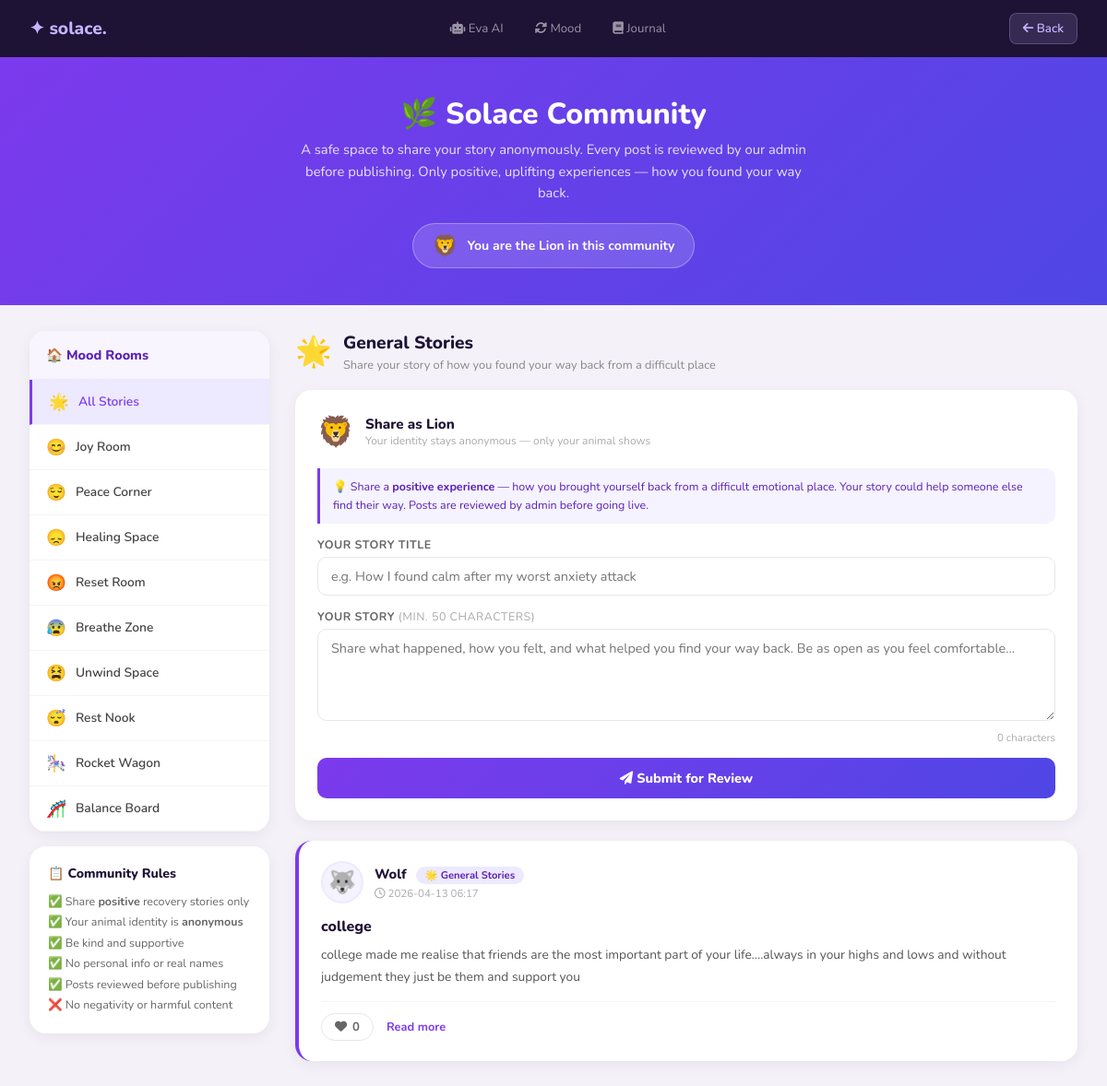
Screenshot of /community (signed in) with the database file from the repository.
### tables this page shows
CREATE TABLE community_posts (
                id           INTEGER PRIMARY KEY AUTOINCREMENT,
                user_id      INTEGER REFERENCES users(id),
                mood_room    TEXT NOT NULL,
                title        TEXT NOT NULL,
                story        TEXT NOT NULL,
                animal_name  TEXT NOT NULL,
                animal_emoji TEXT NOT NULL,
                status       TEXT DEFAULT 'pending',
                likes        INTEGER DEFAULT 0,
                created_at   DATETIME DEFAULT CURRENT_TIMESTAMP
            );

### app.py (the view, shortened to what this page needs)
@app.route("/community")
@login_required
def community() -> Any:
    room = request.args.get("room", "general")
    if room not in MOOD_ROOMS:
        room = "general"
    with get_db() as conn:
        if room == "general":
            posts = conn.execute("""
                SELECT cp.*, u.username FROM community_posts cp
                JOIN users u ON cp.user_id = u.id
                WHERE cp.status = 'approved'
                ORDER BY cp.created_at DESC
            """).fetchall()
        liked_ids = set()
        liked_rows = conn.execute(
            "SELECT post_id FROM community_likes WHERE user_id=?",
            (session["user_id"],)
        ).fetchall()
        liked_ids = {r["post_id"] for r in liked_rows}
    animal_name, animal_emoji = get_user_animal(session["user_id"])
    return render_template(
        "community.html",
        posts=posts,
        rooms=MOOD_ROOMS,
        current_room=room,
        animal_name=animal_name,
        animal_emoji=animal_emoji,
        liked_ids=liked_ids,
        username=session["username"],
    )

### app.py (called while the page is built)
def get_db() -> sqlite3.Connection:
    db_path = os.path.join(os.path.dirname(os.path.abspath(__file__)), "database.db")
    conn = sqlite3.connect(db_path)
    conn.row_factory = sqlite3.Row
    return conn

def login_required(f: Any) -> Any:
    @wraps(f)
    def dec(*args: Any, **kwargs: Any) -> Any:
        if "user_id" not in session:
            return redirect(url_for("login_page"))
        return f(*args, **kwargs)
    return dec

### templates/community.html (shortened to what this page needs)
<!DOCTYPE html>
<html lang="en">
<head>
    <link rel="stylesheet" href="https://cdnjs.cloudflare.com/ajax/libs/font-awesome/6.0.0/css/all.min.css">
</head>
<body>
<div class="topbar">
    <a href="/dashboard" class="brand">✦ solace.</a>
    <div class="tlinks">
        <a href="/ai_chat"><i class="fas fa-robot"></i> Eva AI</a>
        <a href="/tracker"><i class="fas fa-sync-alt"></i> Mood</a>
        <a href="/journal"><i class="fas fa-book"></i> Journal</a>
    </div>
    <a href="/dashboard" class="back-btn"><i class="fas fa-arrow-left"></i> Back</a>
</div>
<div class="hero">
    <h1>🌿 Solace Community</h1>
    <p>A safe space to share your story anonymously. Every post is reviewed by our admin before publishing. Only positive, uplifting experiences — how you found your way back.</p>
    <div class="my-animal">
        <span class="emoji">{{ animal_emoji }}</span>
        <span>You are the <strong>{{ animal_name }}</strong> in this community</span>
    </div>
</div>
<div class="layout">
    <div>
        <div class="sidebar-card">
            <div class="sidebar-title">🏠 Mood Rooms</div>
            <a href="/community?room=general" class="room-btn {{ 'active' if current_room == 'general' }}">
                <span class="room-emoji">🌟</span> All Stories
            </a>
            {% for key, room in rooms.items() %}
            {% if key != 'general' %}
            <a href="/community?room={{ key }}" class="room-btn {{ 'active' if current_room == key }}">
                <span class="room-emoji">{{ room.emoji }}</span>
                {{ room.label }}
            </a>
            {% endif %}
            {% endfor %}
        </div>
        <div style="background:white;border-radius:18px;padding:20px;margin-top:16px;box-shadow:0 4px 16px rgba(0,0,0,0.06)">
            <div style="font-weight:800;font-size:0.88rem;color:#1e1235;margin-bottom:10px">📋 Community Rules</div>
            <div style="font-size:0.78rem;color:#666;line-height:1.8">
                ✅ Share <strong>positive</strong> recovery stories only<br>
                ✅ Your animal identity is <strong>anonymous</strong><br>
                ✅ Be kind and supportive<br>
                ✅ No personal info or real names<br>
                ✅ Posts reviewed before publishing<br>
                ❌ No negativity or harmful content
            </div>
        </div>
    </div>
    <div>
        {% set room_info = rooms[current_room] %}
        <div class="room-header">
            <span class="emoji-big">{{ room_info.emoji }}</span>
            <div>
                <h2>{{ room_info.label }}</h2>
                <p>Share your story of how you found your way back from a difficult place</p>
            </div>
        </div>
        <div class="post-form-card">
            <div class="form-header">
                <div class="form-animal">{{ animal_emoji }}</div>
                <div class="form-label-block">
                    <div class="name">Share as {{ animal_name }}</div>
                    <div class="sub">Your identity stays anonymous — only your animal shows</div>
                </div>
            </div>
            <div class="guideline-box">
                💡 Share a <strong>positive experience</strong> — how you brought yourself back from a difficult emotional place. Your story could help someone else find their way. Posts are reviewed by admin before going live.
            </div>
            <form method="POST" action="/community/post">
                <div class="form-field">
                    <label>Your Story Title</label>
                    <input type="text" name="title" placeholder="e.g. How I found calm after my worst anxiety attack" required maxlength="100">
                </div>
                <div class="form-field">
                    <label>Your Story <span style="color:#aaa;font-weight:400">(min. 50 characters)</span></label>
                    <textarea name="story" id="storyText" placeholder="Share what happened, how you felt, and what helped you find your way back. Be as open as you feel comfortable..." required oninput="updateCount(this)"></textarea>
                    <div class="char-count" id="charCount">0 characters</div>
                </div>
                <button type="submit" class="btn-submit">
                    <i class="fas fa-paper-plane me-2"></i> Submit for Review
                </button>
            </form>
        </div>
        {% if posts %}
            {% for post in posts %}
            <div class="story-card" style="--room-color: {{ rooms.get(post.mood_room, rooms['general']).color }}">
                <div class="story-header">
                    <div class="story-animal-badge">{{ post.animal_emoji }}</div>
                    <div class="story-meta">
                        <div>
                            <span class="story-animal-name">{{ post.animal_name }}</span>
                            <span class="story-room-badge">{{ rooms.get(post.mood_room, rooms['general']).emoji }} {{ rooms.get(post.mood_room, rooms['general']).label }}</span>
                        </div>
                        <div class="story-time"><i class="far fa-clock"></i> {{ post.created_at[:16] }}</div>
                    </div>
                </div>
                <div class="story-title">{{ post.title }}</div>
                <div class="story-body collapsed" id="body-{{ post.id }}">{{ post.story }}</div>
                <div class="story-footer">
                    <form onsubmit="likePost(event, {{ post.id }})">
                        <button type="submit" class="like-btn {{ 'liked' if post.id in liked_ids }}" id="like-btn-{{ post.id }}">
                            <i class="fas fa-heart"></i>
                            <span id="like-count-{{ post.id }}">{{ post.likes }}</span>
                        </button>
                    </form>
                    <button class="read-more-btn" onclick="toggleRead({{ post.id }}, this)">Read more</button>
                </div>
            </div>
            {% endfor %}
        {% else %}
            <div class="empty-state">
                <span class="icon">🌱</span>
                <p>No stories here yet. Be the first to share your experience in this room!</p>
            </div>
        {% endif %}
    </div>
</div>
</body>
</html>

### rows the page displays
community_posts: animal_emoji "🐺", animal_name "Wolf", get "🌟", get "General Stories", created_at "2026-04-13 06:17", title "college", story "college made me realise that friends are the most important part of your life....always in your highs and lows and without judgement they just be them and support you", likes "0"

### other values shown
{{ animal_emoji }} "🦁"
{{ animal_name }} "Lion"
{{ room.emoji }} "😊" "😌" "😞" "😡" "😰" "😫" "😴" "🎠" "🎢"
{{ room.label }} "Joy Room" "Peace Corner" "Healing Space" "Reset Room" "Breathe Zone" "Unwind Space" "Rest Nook" "Rocket Wagon" "Balance Board"
{{ room_info.emoji }} "🌟"
{{ room_info.label }} "General Stories"
